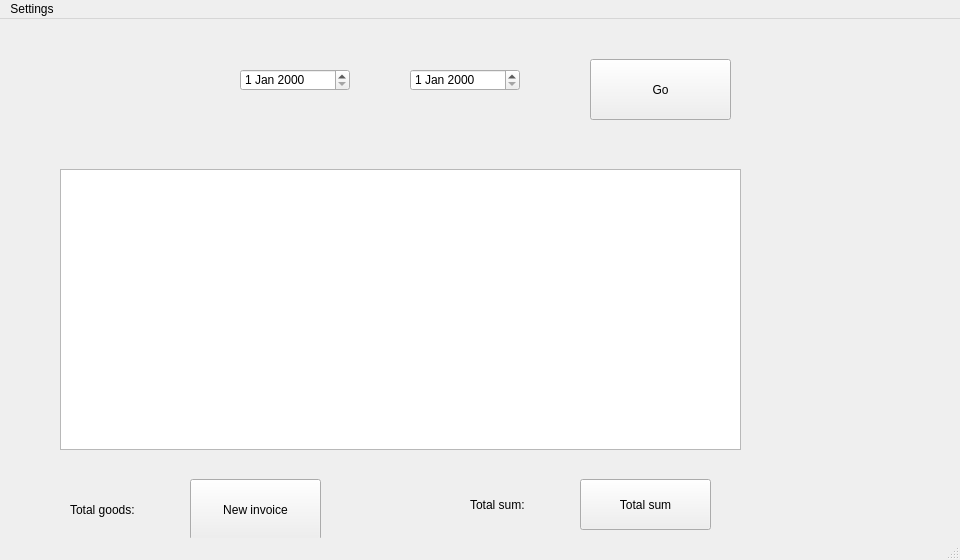
<?xml version="1.0" encoding="UTF-8"?>
<ui version="4.0">
 <class>Reports</class>
 <widget class="QMainWindow" name="Reports">
  <property name="geometry">
   <rect>
    <x>0</x>
    <y>0</y>
    <width>960</width>
    <height>560</height>
   </rect>
  </property>
  <property name="windowTitle">
   <string>Reports</string>
  </property>
  <widget class="QWidget" name="centralwidget">
   <widget class="QPushButton" name="pushButton">
    <property name="geometry">
     <rect>
      <x>190</x>
      <y>460</y>
      <width>131</width>
      <height>61</height>
     </rect>
    </property>
    <property name="text">
     <string>New invoice</string>
    </property>
   </widget>
   <widget class="QDateEdit" name="dateEdit">
    <property name="geometry">
     <rect>
      <x>240</x>
      <y>50</y>
      <width>110</width>
      <height>22</height>
     </rect>
    </property>
   </widget>
   <widget class="QDateEdit" name="dateEdit_2">
    <property name="geometry">
     <rect>
      <x>410</x>
      <y>50</y>
      <width>110</width>
      <height>22</height>
     </rect>
    </property>
   </widget>
   <widget class="QPushButton" name="pushButton_2">
    <property name="geometry">
     <rect>
      <x>590</x>
      <y>40</y>
      <width>141</width>
      <height>61</height>
     </rect>
    </property>
    <property name="text">
     <string>Go</string>
    </property>
   </widget>
   <widget class="QTableView" name="tableView">
    <property name="geometry">
     <rect>
      <x>60</x>
      <y>150</y>
      <width>681</width>
      <height>281</height>
     </rect>
    </property>
   </widget>
   <widget class="QLabel" name="label">
    <property name="geometry">
     <rect>
      <x>70</x>
      <y>470</y>
      <width>101</width>
      <height>41</height>
     </rect>
    </property>
    <property name="text">
     <string>Total goods:</string>
    </property>
   </widget>
   <widget class="QLabel" name="label_2">
    <property name="geometry">
     <rect>
      <x>470</x>
      <y>460</y>
      <width>91</width>
      <height>51</height>
     </rect>
    </property>
    <property name="text">
     <string>Total sum:</string>
    </property>
   </widget>
   <widget class="QPushButton" name="pushButton_3">
    <property name="geometry">
     <rect>
      <x>580</x>
      <y>460</y>
      <width>131</width>
      <height>51</height>
     </rect>
    </property>
    <property name="text">
     <string>Total sum</string>
    </property>
   </widget>
  </widget>
  <widget class="QMenuBar" name="menubar">
   <property name="geometry">
    <rect>
     <x>0</x>
     <y>0</y>
     <width>960</width>
     <height>21</height>
    </rect>
   </property>
   <widget class="QMenu" name="menuInvoices">
    <property name="title">
     <string>Settings</string>
    </property>
   </widget>
   <addaction name="menuInvoices"/>
  </widget>
  <widget class="QStatusBar" name="statusbar"/>
 </widget>
 <resources/>
 <connections/>
</ui>
